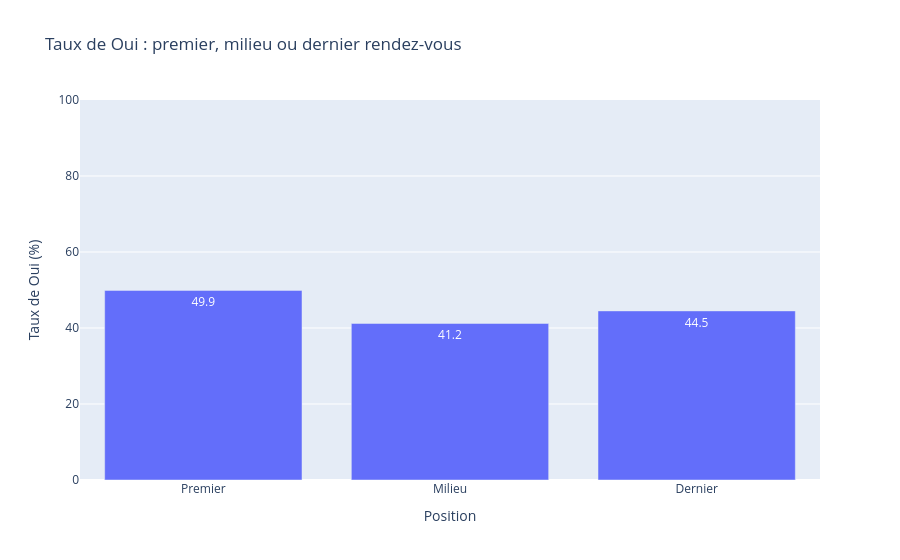

Notebook source saved alongside this figure:
### Code cell
# 1. Vérification : l'ordre ne doit jamais dépasser le nombre de rencontres de la soirée
print("Lignes où order > round (doit être 0) :", (df_tinder['order'] > df_tinder['round']).sum())

# 2. Je garde les colonnes utiles
df_dernier = df_tinder[['order', 'round', 'dec']].dropna().copy()

# 3. Je range chaque rencontre dans un groupe
df_dernier['Position'] = 'Milieu'
df_dernier.loc[df_dernier['order'] == 1, 'Position'] = 'Premier'
df_dernier.loc[df_dernier['order'] == df_dernier['round'], 'Position'] = 'Dernier'

# 4. Taux de "Oui" par groupe
taux_position = (df_dernier.groupby('Position')['dec'].mean() * 100).round(1).reset_index()
taux_position.columns = ['Position', 'Taux de Oui (%)']
display(taux_position)

# 5. Graphique
fig = px.bar(taux_position, x='Position', y='Taux de Oui (%)', text_auto=True,
             category_orders={'Position': ['Premier', 'Milieu', 'Dernier']},
             title="Taux de Oui : premier, milieu ou dernier rendez-vous")
fig.update_yaxes(range=[0, 100])
fig.show()

### Figure 1 — Plotly figure (JSON) as saved in the notebook; plotly's stock layout.template omitted (floating-point values rounded to 4 significant figures)
{"data": [{"alignmentgroup": "True", "hovertemplate": "Position=%{x}<br>Taux de Oui (%)=%{y}<extra></extra>", "legendgroup": "", "marker": {"color": "#636efa", "pattern": {"shape": ""}}, "name": "", "offsetgroup": "", "orientation": "v", "showlegend": false, "textposition": "auto", "texttemplate": "%{y}", "type": "bar", "x": ["Dernier", "Milieu", "Premier"], "xaxis": "x", "y": [44.5, 41.2, 49.9], "yaxis": "y"}], "layout": {"barmode": "relative", "legend": {"tracegroupgap": 0}, "title": {"text": "Taux de Oui : premier, milieu ou dernier rendez-vous"}, "xaxis": {"anchor": "y", "categoryarray": ["Premier", "Milieu", "Dernier"], "categoryorder": "array", "domain": [0, 1], "title": {"text": "Position"}}, "yaxis": {"anchor": "x", "domain": [0, 1], "range": [0, 100], "title": {"text": "Taux de Oui (%)"}}}}
